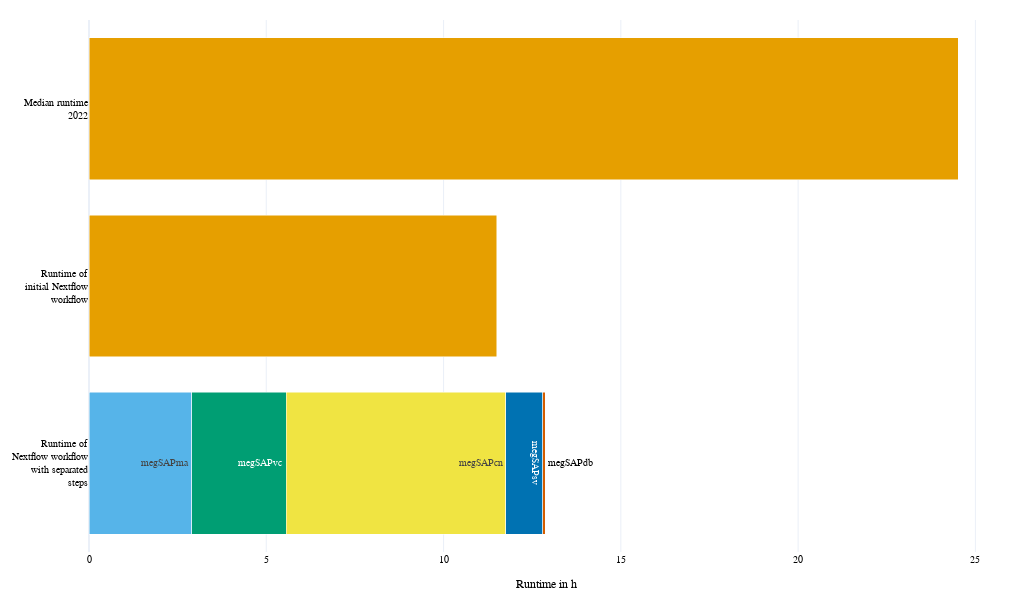

Notebook cell for this chart:
### Code cell
figure_runtime = go.Figure()

figure_runtime.add_trace(
    go.Bar(
        y=["Median runtime<br />2022"],
        x=[pd.Timedelta("1 days 0 hours 31 min").total_seconds() / 60 / 60],
        name="Median runtime 2022",
        orientation="h",
        showlegend=False,
        marker_color=CUD_COLORS[0]
    ),
)

figure_runtime.add_trace(
    go.Bar(
        y=["Runtime of<br />initial Nextflow<br />workflow"],
        x=[pd.Timedelta("11.5 hours").total_seconds() / 60 / 60],
        name="Runtime of initial Nextflow workflow",
        orientation="h",
        showlegend=False,
        marker_color=CUD_COLORS[0]
    ),
)

for index, row in df_runtime.iterrows():
    figure_runtime.add_trace(
        go.Bar(
            y=["Runtime of<br />Nextflow workflow<br />with separated<br />steps"],
            x=[row["time"].total_seconds() / 60 / 60],
            name=row["step"],
            text=row["step"],
            textposition="auto",
            orientation="h",
            marker_color=CUD_COLORS[1+index]
        ),
    )

figure_runtime.update_layout(barmode="stack", yaxis=dict(autorange="reversed"))

figure_runtime.update_layout(
    dict(
        width=570,
        height=320,
        margin=dict(l=20, r=20, t=20, b=20),
        showlegend=False,
        legend=dict(orientation="h", yanchor="bottom", y=1, xanchor="center", x=0.5),
        xaxis_title="Runtime in h",
        font=dict(family="Arial", color="#000000", size=10),
    )
)

figure_runtime.write_image("pipeline_benchmark_runtime_v03.pdf")

figure_runtime.update_layout(
    dict(
        width=1024,
        height=600,
        font=dict(family="Arial", color="#000000"),
    )
)
figure_runtime.show()

### Figure 1 — Plotly figure (JSON) as saved in the notebook; plotly's stock layout.template omitted (floating-point values rounded to 4 significant figures)
{"data": [{"marker": {"color": "#e69f00"}, "name": "Median runtime 2022", "orientation": "h", "showlegend": false, "type": "bar", "x": [24.52], "y": ["Median runtime<br />2022"]}, {"marker": {"color": "#e69f00"}, "name": "Runtime of initial Nextflow workflow", "orientation": "h", "showlegend": false, "type": "bar", "x": [11.5], "y": ["Runtime of<br />initial Nextflow<br />workflow"]}, {"marker": {"color": "#56b4e9"}, "name": "megSAPma", "orientation": "h", "text": "megSAPma", "textposition": "auto", "type": "bar", "x": [2.9], "y": ["Runtime of<br />Nextflow workflow<br />with separated<br />steps"]}, {"marker": {"color": "#009e73"}, "name": "megSAPvc", "orientation": "h", "text": "megSAPvc", "textposition": "auto", "type": "bar", "x": [2.667], "y": ["Runtime of<br />Nextflow workflow<br />with separated<br />steps"]}, {"marker": {"color": "#f0e442"}, "name": "megSAPcn", "orientation": "h", "text": "megSAPcn", "textposition": "auto", "type": "bar", "x": [6.183], "y": ["Runtime of<br />Nextflow workflow<br />with separated<br />steps"]}, {"marker": {"color": "#0072b2"}, "name": "megSAPsv", "orientation": "h", "text": "megSAPsv", "textposition": "auto", "type": "bar", "x": [1.05], "y": ["Runtime of<br />Nextflow workflow<br />with separated<br />steps"]}, {"marker": {"color": "#d55e00"}, "name": "megSAPdb", "orientation": "h", "text": "megSAPdb", "textposition": "auto", "type": "bar", "x": [0.06417], "y": ["Runtime of<br />Nextflow workflow<br />with separated<br />steps"]}], "layout": {"barmode": "stack", "font": {"color": "#000000", "family": "Arial", "size": 10}, "height": 600, "legend": {"orientation": "h", "x": 0.5, "xanchor": "center", "y": 1, "yanchor": "bottom"}, "margin": {"b": 20, "l": 20, "r": 20, "t": 20}, "showlegend": false, "width": 1024, "xaxis": {"title": {"text": "Runtime in h"}}, "yaxis": {"autorange": "reversed"}}}
